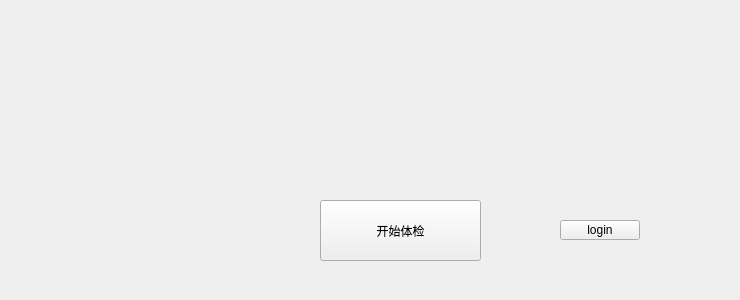
    <widget class="QWidget" name="page">
     <widget class="QLabel" name="mainLabel_1">
      <property name="geometry">
       <rect>
        <x>320</x>
        <y>90</y>
        <width>411</width>
        <height>41</height>
       </rect>
      </property>
      <property name="styleSheet">
       <string notr="true">color: rgb(0, 0, 0);
font: 75 18pt &quot;微软雅黑&quot;;
</string>
      </property>
      <property name="text">
       <string/>
      </property>
     </widget>
     <widget class="QPushButton" name="scanButton">
      <property name="geometry">
       <rect>
        <x>320</x>
        <y>200</y>
        <width>161</width>
        <height>61</height>
       </rect>
      </property>
      <property name="styleSheet">
       <string notr="true"/>
      </property>
      <property name="text">
       <string>开始体检</string>
      </property>
      <property name="icon">
       <iconset resource="button.qrc">
        <normaloff>:/button/zoom.png</normaloff>:/button/zoom.png</iconset>
      </property>
      <property name="iconSize">
       <size>
        <width>33</width>
        <height>33</height>
       </size>
      </property>
     </widget>
     <widget class="RingsMapProgressbar" name="ringsBar">
      <property name="geometry">
       <rect>
        <x>80</x>
        <y>80</y>
        <width>201</width>
        <height>211</height>
       </rect>
      </property>
     </widget>
     <widget class="QLabel" name="mainLabel_2">
      <property name="geometry">
       <rect>
        <x>322</x>
        <y>138</y>
        <width>311</width>
        <height>21</height>
       </rect>
      </property>
      <property name="styleSheet">
       <string notr="true">color: rgb(154, 153, 153);
font: 10pt &quot;微软雅黑&quot;;</string>
      </property>
      <property name="text">
       <string/>
      </property>
     </widget>
     <widget class="QLabel" name="imageLabel">
      <property name="geometry">
       <rect>
        <x>90</x>
        <y>90</y>
        <width>180</width>
        <height>180</height>
       </rect>
      </property>
      <property name="text">
       <string/>
      </property>
      <property name="pixmap">
       <pixmap resource="button.qrc">:/button/network_1.png</pixmap>
      </property>
      <property name="scaledContents">
       <bool>true</bool>
      </property>
     </widget>
     <widget class="QLabel" name="mainLabel_3">
      <property name="geometry">
       <rect>
        <x>322</x>
        <y>160</y>
        <width>311</width>
        <height>21</height>
       </rect>
      </property>
      <property name="styleSheet">
       <string notr="true">color: rgb(154, 153, 153);
font: 10pt &quot;微软雅黑&quot;;</string>
      </property>
      <property name="text">
       <string/>
      </property>
     </widget>
     <widget class="QPushButton" name="pushButton">
      <property name="geometry">
       <rect>
        <x>560</x>
        <y>220</y>
        <width>80</width>
        <height>20</height>
       </rect>
      </property>
      <property name="text">
       <string>login</string>
      </property>
     </widget>
    </widget>
